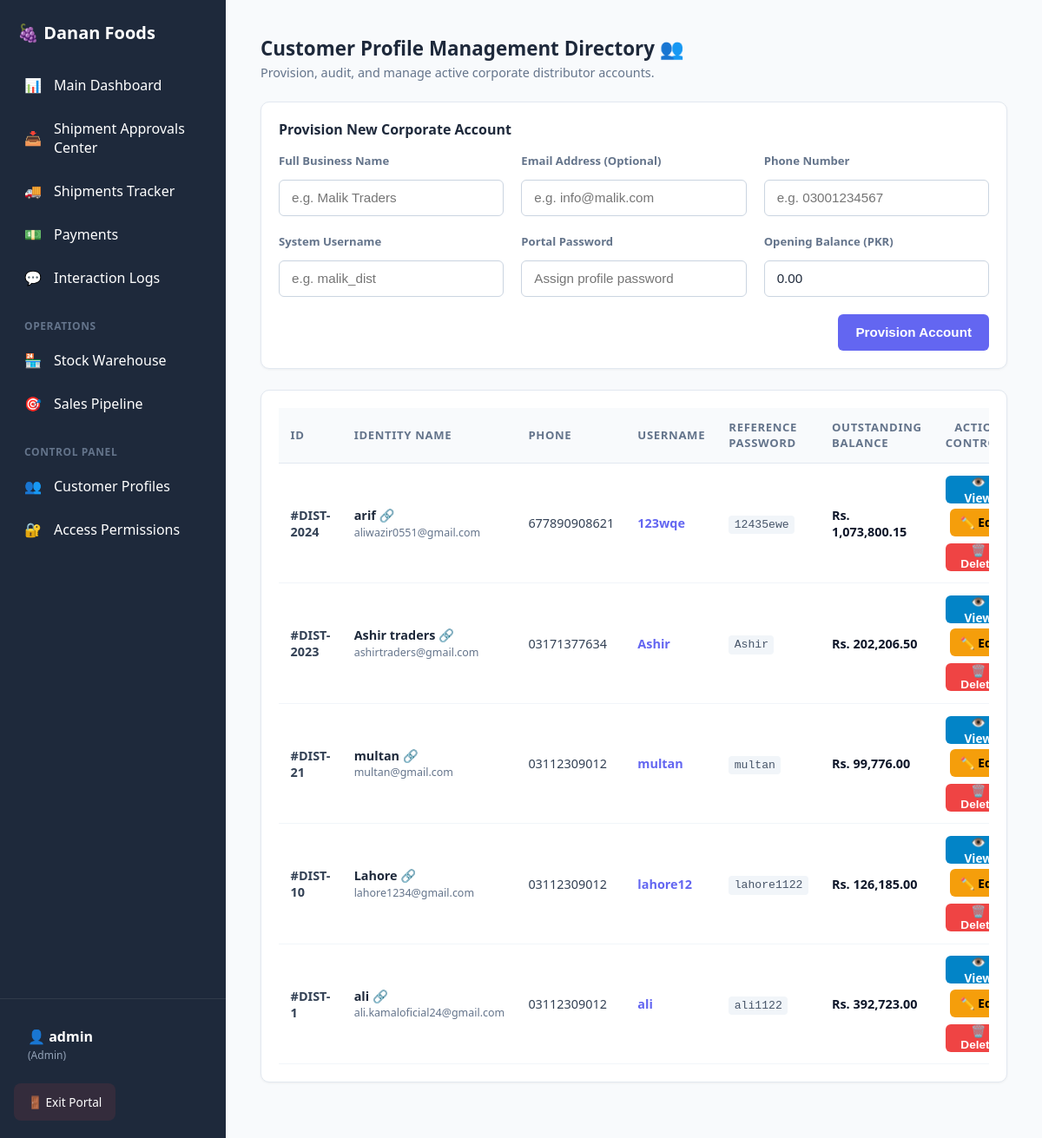
/customers.php (signed in), run on the app's committed database.
### tables this page shows
CREATE TABLE `customers` (
  `id` int(11) NOT NULL,
  `full_name` varchar(100) NOT NULL,
  `email` varchar(100) NOT NULL,
  `username` varchar(50) DEFAULT NULL,
  `password` varchar(255) DEFAULT NULL,
  `raw_password_text` varchar(100) DEFAULT NULL,
  `phone` varchar(20) DEFAULT NULL,
  `address` text DEFAULT NULL,
  `assigned_agent_id` int(11) DEFAULT NULL,
  `created_at` timestamp NULL DEFAULT current_timestamp(),
  `total_balance_due` decimal(10,2) NOT NULL DEFAULT 0.00
);

### customers.php (the view, shortened to what this page needs)
<?php
require_once 'config/db.php';
require_once 'includes/header.php';
$edit_data = null;
$all_customers = $pdo->query("SELECT * FROM customers ORDER BY id DESC")->fetchAll();
?>
<div class="cust-wrapper">
    <div class="dashboard-header" style="margin-bottom: 1.5rem;">
        <h2 class="section-title" style="color: var(--primary-color); font-size: 1.4rem;">Customer Profile Management Directory 👥</h2>
        <p style="color: #64748b; font-size: 0.9rem; margin-top: 0.2rem;">Provision, audit, and manage active corporate distributor accounts.</p>
    </div>
    <?php if (!$edit_data): ?>
    <div class="cust-card">
        <div style="font-weight: 600; color: var(--text-primary); margin-bottom: 1rem;">Provision New Corporate Account</div>
        <form action="customers.php" method="POST">
            <div style="display: grid; grid-template-columns: repeat(auto-fit, minmax(220px, 1fr)); gap: 1.25rem;">
                <div class="form-group" style="margin-bottom: 0;">
                    <label style="font-size: 0.82rem; font-weight: 600; color: var(--text-muted);">Full Business Name</label>
                    <input type="text" name="full_name" class="form-control" required placeholder="e.g. Malik Traders" style="margin-top: 0.3rem;">
                </div>
                <div class="form-group" style="margin-bottom: 0;">
                    <label style="font-size: 0.82rem; font-weight: 600; color: var(--text-muted);">Email Address (Optional)</label>
                    <input type="email" name="email" class="form-control" placeholder="e.g. info@malik.com" style="margin-top: 0.3rem;">
                </div>
                <div class="form-group" style="margin-bottom: 0;">
                    <label style="font-size: 0.82rem; font-weight: 600; color: var(--text-muted);">Phone Number</label>
                    <input type="text" name="phone" class="form-control" required placeholder="e.g. 03001234567" style="margin-top: 0.3rem;">
                </div>
                <div class="form-group" style="margin-bottom: 0;">
                    <label style="font-size: 0.82rem; font-weight: 600; color: var(--text-muted);">System Username</label>
                    <input type="text" name="username" class="form-control" required placeholder="e.g. malik_dist" style="margin-top: 0.3rem;">
                </div>
                <div class="form-group" style="margin-bottom: 0;">
                    <label style="font-size: 0.82rem; font-weight: 600; color: var(--text-muted);">Portal Password</label>
                    <input type="text" name="password" class="form-control" required placeholder="Assign profile password" style="margin-top: 0.3rem;">
                </div>
                <div class="form-group" style="margin-bottom: 0;">
                    <label style="font-size: 0.82rem; font-weight: 600; color: var(--text-muted);">Opening Balance (PKR)</label>
                    <input type="number" step="0.01" name="initial_balance" class="form-control" value="0.00" style="margin-top: 0.3rem;">
                </div>
            </div>
            <div style="display: flex; justify-content: flex-end; margin-top: 1.25rem;">
                <button type="submit" class="btn btn--primary">Provision Account</button>
            </div>
        </form>
    </div>
    <?php endif; ?>
    <div class="cust-card">
        <div style="overflow-x: auto;">
            <table class="cust-table">
                <thead>
                    <tr>
                        <th>ID</th>
                        <th>Identity Name</th>
                        <th>Phone</th>
                        <th>Username</th>
                        <th>Reference Password</th>
                        <th>Outstanding Balance</th>
                        <th style="text-align:center;">Action Controls</th>
                    </tr>
                </thead>
                <tbody>
                    <?php foreach($all_customers as $c): ?>
                    <tr>
                        <td data-label="ID" style="font-weight:600;">#DIST-<?php echo $c['id']; ?></td>
                        <td data-label="Identity Name">
                            <a href="customer-details.php?id=<?php echo $c['id']; ?>" style="color: var(--primary-color); text-decoration: none;" title="Click to view full statement">
                                <strong><?php echo htmlspecialchars($c['full_name'] ?? ''); ?> 🔗</strong>
                            </a>
                            <div style="font-size:0.78rem; color:#64748b; margin-top: 0.1rem;"><?php echo htmlspecialchars($c['email'] ?? 'No email integration'); ?></div>
                        </td>
                        <td data-label="Phone"><?php echo htmlspecialchars($c['phone'] ?? ''); ?></td>
                        <td data-label="Username" style="color:var(--accent-color); font-weight:600;"><?php echo htmlspecialchars($c['username'] ?? ''); ?></td>
                        <td data-label="Reference Password"><code style="background:#f1f5f9; padding:0.2rem 0.4rem; border-radius:4px; font-size:0.82rem; color:#475569;"><?php echo htmlspecialchars($c['raw_password_text'] ?? ''); ?></code></td>
                        <td data-label="Outstanding Balance" style="color: #0f172a;"><strong>Rs. <?php echo number_format($c['total_balance_due'],2); ?></strong></td>
                        <td data-label="Actions" style="text-align:center;">
                            <div style="display:flex; gap:0.4rem; justify-content:flex-end; align-items:center; flex-wrap: wrap;">
                                <a href="customer-details.php?id=<?php echo $c['id']; ?>" class="btn btn--sm" style="background:#0284c7; color:white; text-decoration:none;">👁️ View</a>
                                <a href="customers.php?edit_id=<?php echo $c['id']; ?>" class="btn btn--sm" style="background:var(--warning-color); color:black; text-decoration:none;">✏️ Edit</a>
                                <form action="customers.php" method="POST" onsubmit="return confirm('Wipe this profile entirely? This cannot be undone.');" style="display:inline; margin:0;">
                                    <button type="submit" class="btn btn--primary btn--sm" style="background:var(--danger-color) !important;">🗑️ Delete</button>
                                </form>
                            </div>
                        </td>
                    </tr>
                    <?php endforeach; ?>
                </tbody>
            </table>
        </div>
    </div>
</div>
<?php require_once 'includes/footer.php'; ?>

### assets/css/style.css (style rules this page uses)
:root { --primary-color: #1e293b; --accent-color: #6366f1; --success-color: #10b981; --warning-color: #f59e0b; --danger-color: #ef4444; --bg-color: #f8fafc; --sidebar-width: 260px; --topbar-height: 60px; }
* { box-sizing: border-box; margin: 0; padding: 0; }
body { min-height: 100vh; font-family: system-ui, -apple-system, sans-serif; background-color: var(--bg-color) !important; color: #334155; overflow-x: hidden; display: flex; margin: 0; }
.form-group { margin-bottom: 1.25rem; }
.form-group label { display: block; font-weight: 600; margin-bottom: 0.5rem; color: #475569; font-size: 0.9rem; }
.form-control { width: 100%; height: 42px; padding: 0.65rem 0.875rem !important; border: 1px solid #cbd5e1 !important; border-radius: 6px !important; font-size: 0.95rem !important; background-color: #ffffff !important; color: #1e293b !important; box-shadow: inset 0 1px 2px rgba(0,0,0,0.02); box-sizing: border-box !important; transition: border-color 0.15s ease, box-shadow 0.15s ease; }
.btn { display: inline-flex; align-items: center; justify-content: center; height: 42px; padding: 0.65rem 1.25rem !important; font-weight: 600 !important; border-radius: 6px !important; cursor: pointer !important; border: none !important; font-size: 0.95rem !important; text-align: center; text-decoration: none !important; box-sizing: border-box !important; transition: all 0.15s ease !important; }
.btn--primary { background-color: var(--accent-color) !important; color: white !important; }
.btn--sm { height: 32px; padding: 0.4rem 0.75rem !important; font-size: 0.85rem !important; }

### customers.php (style rules this page uses)
:root { --card-bg: #ffffff; --border-color: #e2e8f0; --text-primary: #1e293b; --text-muted: #64748b; --primary-blue: #3b82f6; --accent-green: #10b981; --accent-red: #ef4444; }
.cust-wrapper { max-width: 1200px; margin: 0 auto; }
.cust-card { background: var(--card-bg); border: 1px solid var(--border-color); border-radius: 10px; padding: 1.25rem; margin-bottom: 1.5rem; box-shadow: 0 1px 3px rgba(0,0,0,0.05); }
.cust-table { width: 100%; border-collapse: separate; border-spacing: 0; }
.cust-table th { background: #f8fafc; color: var(--text-muted); font-size: 0.82rem; text-transform: uppercase; letter-spacing: 0.05em; padding: 0.85rem; border-bottom: 1px solid var(--border-color); text-align: left; }
.cust-table td { padding: 0.85rem; border-bottom: 1px solid #f1f5f9; vertical-align: middle; font-size: 0.9rem; }

### data on the page
customers: id "2024", full_name "arif", email "aliwazir0551@gmail.com", phone "677890908621", username "123wqe", raw_password_text "12435ewe", total_balance_due "1,073,800.15"
customers: id "2023", full_name "Ashir traders", email "ashirtraders@gmail.com", phone "03171377634", username "Ashir", raw_password_text "Ashir", total_balance_due "202,206.50"
customers: id "21", full_name "multan", email "multan@gmail.com", phone "03112309012", username "multan", raw_password_text "multan", total_balance_due "99,776.00"
customers: id "10", full_name "Lahore", email "lahore1234@gmail.com", phone "03112309012", username "lahore12", raw_password_text "lahore1122", total_balance_due "126,185.00"
customers: id "1", full_name "ali", email "ali.kamaloficial24@gmail.com", phone "03112309012", username "ali", raw_password_text "ali1122", total_balance_due "392,723.00"

### other printed values
$username "admin"
$current_role "Admin"
